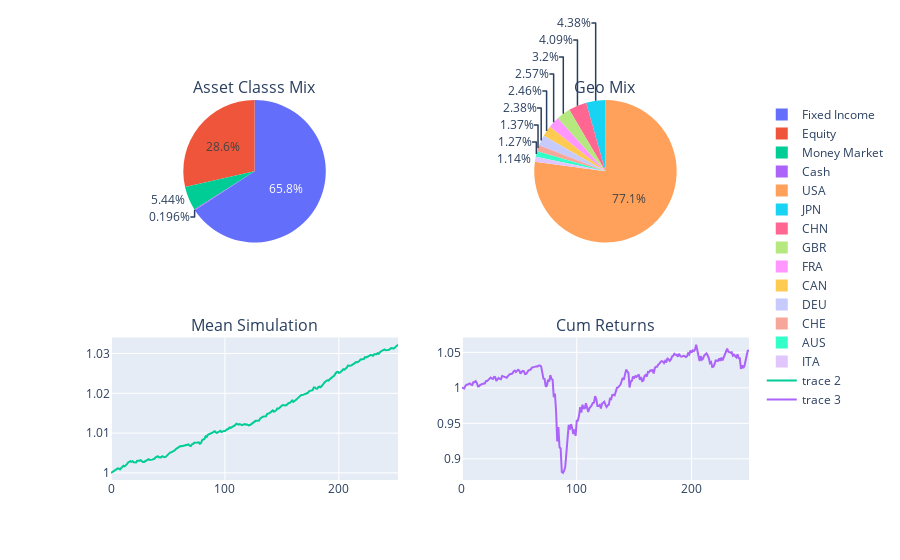

Source (notebook cell):
### Code cell
#AOK layout
figaok = make_subplots(rows=2,cols=2,specs=[[{'type':'pie'}, {'type':'pie'}],
                                        [{'type':'scatter'}, {'type':'scatter'}]],
                                        subplot_titles=['Asset Classs Mix', 'Geo Mix',"Mean Simulation", "Cum Returns"])
                                       # [{'type':'scatter'}],{}])
    

figaok.add_trace(go.Pie(labels=aok_ac_plotly["Asset Class"],values=aok_ac_plotly["Market Value"]),row=1,col=1)
#fig.update_traces(showlegend=True, selector=dict(type='pie'))

figaok.add_trace(go.Pie(labels=aok_gm_plotly["Country"],values=aok_gm_plotly["Market Value"]),row=1,col=2)
#fig.update_traces(showlegend=True, selector=dict(type='pie'))

figaok.add_trace(go.Scatter(y=intl_cc_simulated_MEAN_returns_df["Intl Core Conservative"]),row=2,col=1)
              
figaok.add_trace(go.Scatter(y=df_cum_returns_aok["AOK"]),row=2,col=2)

#fig.add_trace(go.Scatter(y=df_cum_returns_aok["AOM"],mode="lines",
#              row=3, col=1))

figaok.update_layout(height=700, showlegend=True)

#figaok.show()

### Figure 1 — Plotly figure (JSON) as saved in the notebook; plotly's stock layout.template omitted (floating-point values rounded to 4 significant figures; data arrays with more than 128 entries replaced by an {"elided": "..."} marker saying what was removed)
{"data": [{"domain": {"x": [0, 0.45], "y": [0.625, 1]}, "labels": ["Fixed Income", "Equity", "Money Market", "Cash"], "type": "pie", "values": [548600000.0, 238100000.0, 45360000.0, 1634000.0]}, {"domain": {"x": [0.55, 1], "y": [0.625, 1]}, "labels": ["USA", "JPN", "CHN", "GBR", "FRA", "CAN", "DEU", "CHE", "AUS", "ITA"], "type": "pie", "values": [566500000.0, 32160000.0, 30070000.0, 23500000.0, 18840000.0, 18050000.0, 17480000.0, 10080000.0, 9293000.0, 8404000.0]}, {"type": "scatter", "xaxis": "x", "y": {"elided": "253 float values"}, "yaxis": "y"}, {"type": "scatter", "xaxis": "x2", "y": {"elided": "251 float values"}, "yaxis": "y2"}], "layout": {"annotations": [{"font": {"size": 16}, "showarrow": false, "text": "Asset Classs Mix", "x": 0.225, "xanchor": "center", "xref": "paper", "y": 1, "yanchor": "bottom", "yref": "paper"}, {"font": {"size": 16}, "showarrow": false, "text": "Geo Mix", "x": 0.775, "xanchor": "center", "xref": "paper", "y": 1, "yanchor": "bottom", "yref": "paper"}, {"font": {"size": 16}, "showarrow": false, "text": "Mean Simulation", "x": 0.225, "xanchor": "center", "xref": "paper", "y": 0.375, "yanchor": "bottom", "yref": "paper"}, {"font": {"size": 16}, "showarrow": false, "text": "Cum Returns", "x": 0.775, "xanchor": "center", "xref": "paper", "y": 0.375, "yanchor": "bottom", "yref": "paper"}], "autosize": true, "showlegend": true, "xaxis": {"anchor": "y", "autorange": true, "domain": [0, 0.45], "range": [0, 252]}, "xaxis2": {"anchor": "y2", "autorange": true, "domain": [0.55, 1], "range": [0, 250]}, "yaxis": {"anchor": "x", "autorange": true, "domain": [0, 0.375], "range": [0.9982, 1.034], "type": "linear"}, "yaxis2": {"anchor": "x2", "autorange": true, "domain": [0, 0.375], "range": [0.8702, 1.071], "type": "linear"}}}
